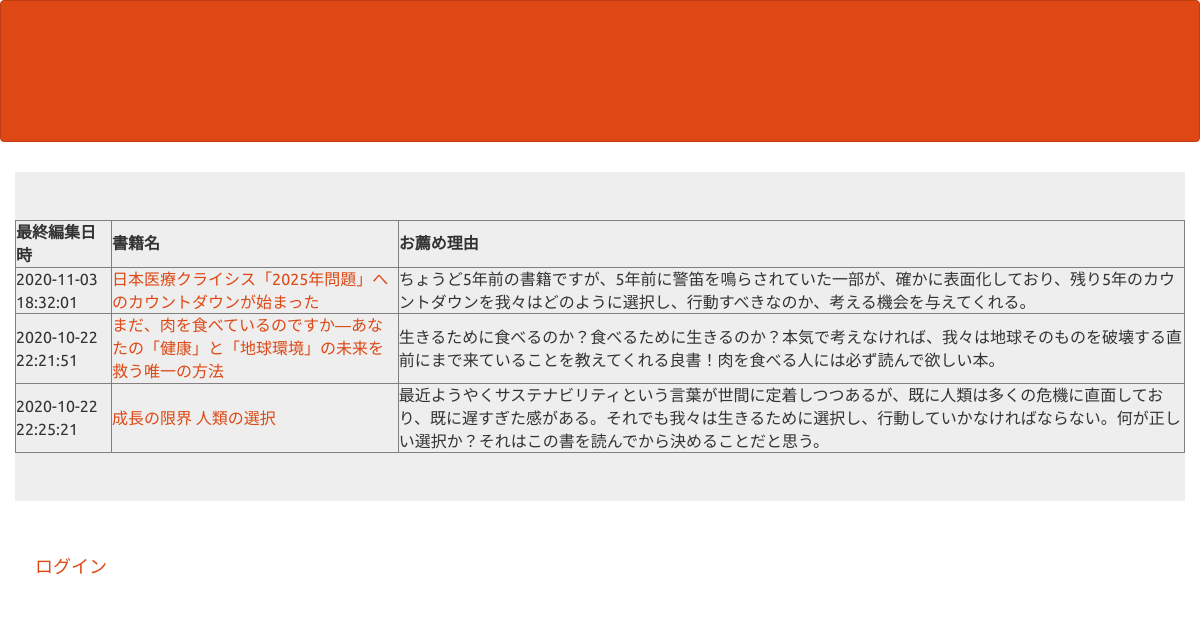
The page / on the database its author committed.
### tables this page shows
CREATE TABLE `gs_bm_table` (
  `id` int(12) NOT NULL,
  `name` varchar(64) NOT NULL,
  `url` text NOT NULL,
  `text` text NOT NULL,
  `indate` datetime NOT NULL
);

### index.php (the view, shortened to what this page needs)
<?php
$pdo = db_conn();
$stmt = $pdo->prepare("SELECT * FROM gs_bm_table");
$status = $stmt->execute();
$view="";
if ($status == false) {
  $error = $stmt->errorInfo();
  exit("ErrorQuery:".$error[2]);
} else {
  while( $result = $stmt->fetch(PDO::FETCH_ASSOC)){
    $view .= '<tr>';
    $view .= '<td>'.$result['indate'].'</td>';
    $view .= '<td><a href="'.$result['url'].'" target=”_blank”>'.$result['name'].'</a>'.'</td>';
    $view .= '<td>'.$result['text'].'</td>';
    $view .= '</tr>';
  }
}
?>
<!DOCTYPE html>
<html lang="ja">
<head>
<link rel="stylesheet" href="css/range.css">
<link href="css/bootstrap.min.css" rel="stylesheet">
</head>
<body id="main">
<header>
  <nav class="navbar navbar-default">
    <div class="container-fluid">
      <div class="navbar-header">
        <a class="navbar-brand"></a>
        <br>
        <a  class="navbar-brand"></a>
      </div>
    </div>
  </nav>
</header>
  <div>
    <div class="container jumbotron">
      <table border="1">
          <tr>
              <th>最終編集日時</th>
              <th>書籍名</th>
              <th>お薦め理由</th>
          </tr>
          <?= $view ?>
      </table>
    </div>
    <div class="navbar-header"><a class="navbar-brand" href="login.php">ログイン</a></div>
</body>
</html>

### index.php (style rules this page uses)
div { padding: 10px;font-size:16px; }

### rows shown on the page
gs_bm_table: indate "2020-11-03 18:32:01", name "日本医療クライシス「2025年問題」へのカウントダウンが始まった", text "ちょうど5年前の書籍ですが、5年前に警笛を鳴らされていた一部が、確かに表面化しており、残り5年のカウントダウンを我々はどのように選択し、行動すべきなのか、考える機会を与えてくれる。"
gs_bm_table: indate "2020-10-22 22:21:51", name "まだ、肉を食べているのですか―あなたの「健康」と「地球環境」の未来を救う唯一の方法", text "生きるために食べるのか？食べるために生きるのか？本気で考えなければ、我々は地球そのものを破壊する直前にまで来ていることを教えてくれる良書！肉を食べる人には必ず読んで欲しい本。"
gs_bm_table: indate "2020-10-22 22:25:21", name "成長の限界 人類の選択", text "最近ようやくサステナビリティという言葉が世間に定着しつつあるが、既に人類は多くの危機に直面しており、既に遅すぎた感がある。それでも我々は生きるために選択し、行動していかなければならない。何が正しい選択か？それはこの書を読んでから決めることだと思う。"
